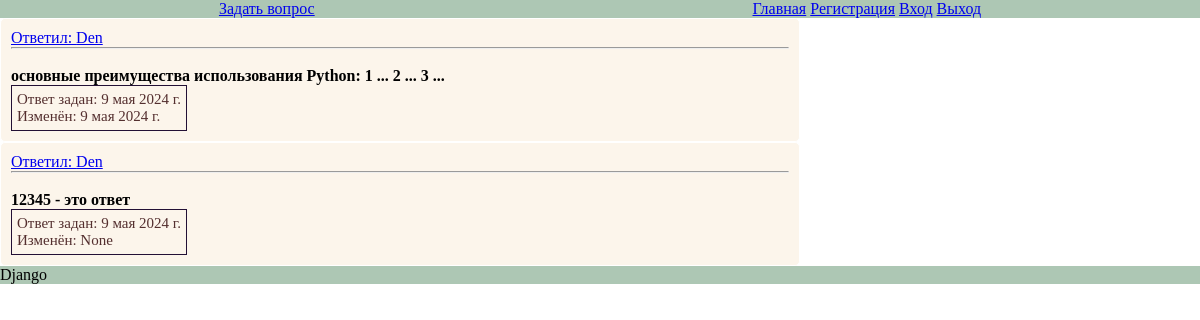
The page /get_answer/1 on the database as committed earlier.
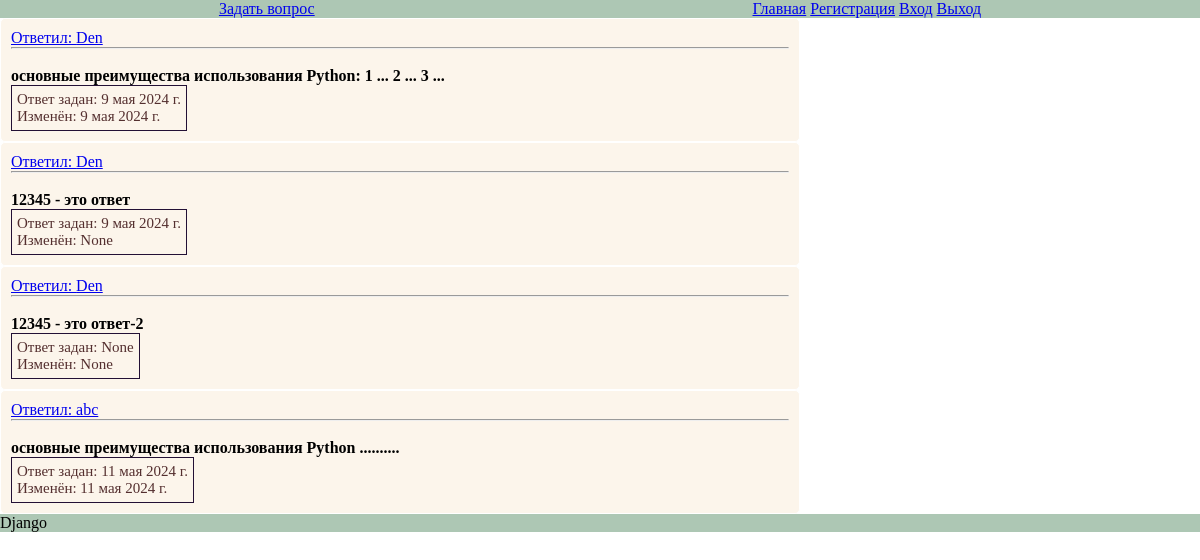
The same page on the database as committed later.
### main/models.py (models this page shows)
class Answer(models.Model):
    autor = models.ForeignKey(
        User,
        null=True,
        blank=False,
        on_delete=models.SET_NULL,
        related_name="answer_set",
    )
    question = models.ForeignKey(
        Question,
        null=True,
        blank=False,
        on_delete=models.SET_NULL,
        related_name="question",
    )
    text = models.TextField(max_length=20, blank=False)
    created_at = models.DateField(auto_now_add=True, blank=False)
    updated_at = models.DateField(auto_now=True, blank=False)
    parent = models.ForeignKey(
        "self", null=True, blank=False, on_delete=models.SET_NULL
    )
    correct = models.BooleanField(default=False, blank=True)

### main/views_2.py (the view)
# urls.py: path("get_answer/<int:id_question>", get_answer, name="get_answer"),
def get_answer(request, **kwargs):
    print(kwargs["id_question"], "<<<< ----kwargs")
    question_obj = Question.objects.filter(id=kwargs["id_question"])[0]
    print(question_obj)
    answer_obj = Answer.objects.filter(question=question_obj)
    for answer in answer_obj:
        print(answer)
    context = {"answers": answer_obj}
    return render(request, "answer.html", context)

### templates/answer.html (shortened to what this page needs)
{% extends 'main.html' %}
{% load static %}
{% block content %}
  <link rel="stylesheet" type="text/css" href="{% static 'css/style.css' %}" />
  {% for answer in answers %}
    <div id="conteiner">
      <div id="box">
        <div>
          <a href="/user/info/{{ answer.autor }}">Ответил: {{ answer.autor }}</a>
          <div>
            <hr />
            <br />
            <h4>{{ answer.text }}</h4>
          </div>
          <div class="date">
            <div>Ответ задан: {{ answer.created_at }}</div>
            <div>Изменён: {{ answer.updated_at }}</div>
          </div>
        </div>
      </div>
    </div>
  {% endfor %}
{% endblock %}

Rows that differ between the two databases and show on the page:
added Answer: autor "Den", text "12345 - это ответ-2", created_at "None", updated_at "None"
added Answer: autor "abc", text "основные преимущества использования Python ..........", created_at "11 мая 2024 г.", updated_at "11 мая 2024 г."
